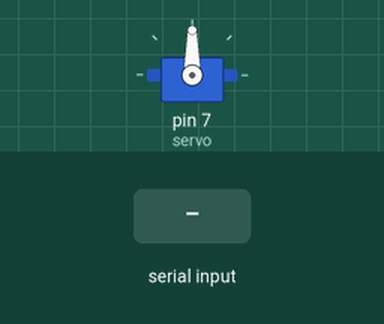
The sketch below on a simulated Arduino Uno, built with avr-gcc and run on an emulated ATmega328P. Parts: servo. The test bench sets the inputs (shaded band).

Above: at 1.2 s.
1.3 s: "o" received over the second serial link
At 2.2 s:
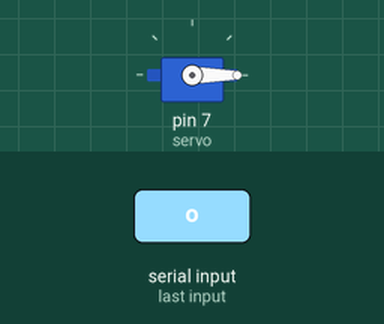
2.8 s: "c" received over the second serial link
At 3.4 s:
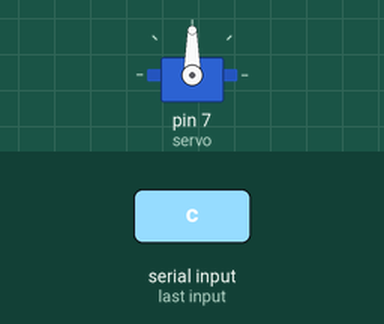
Timing chart, 0 to 5.8 s (numbered marks = the images above; inputs shaded):
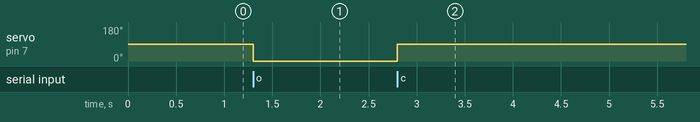

Measured:
- after the input at 1.3 s, servo on pin 7 (servo): 90° → 0° at once
- after the input at 2.8 s, servo on pin 7 (servo): 0° → 90° at once

The sketch:

window_bluetooth.ino
```cpp
// 블루투스 연결을 이용한 창문 컨트롤

#include <Servo.h>
#include <SoftwareSerial.h>

SoftwareSerial mySerial(9, 10); // 블루투스 모듈의 Rx=10번핀, Tx=9번핀
Servo servo;

void setup() {
  // put your setup code here, to run once:
  servo.attach(7);
  Serial.begin(9600);
  mySerial.begin(9600);
  servo.write(90);
}

void loop() {
  // put your main code here, to run repeatedly:
  if(mySerial.available()) {
    char myData = mySerial.read();

    if(myData == 'o') {
      servo.write(0);
    }
    if(myData == 'c') {
      servo.write(90);
    }
  }
}
```
